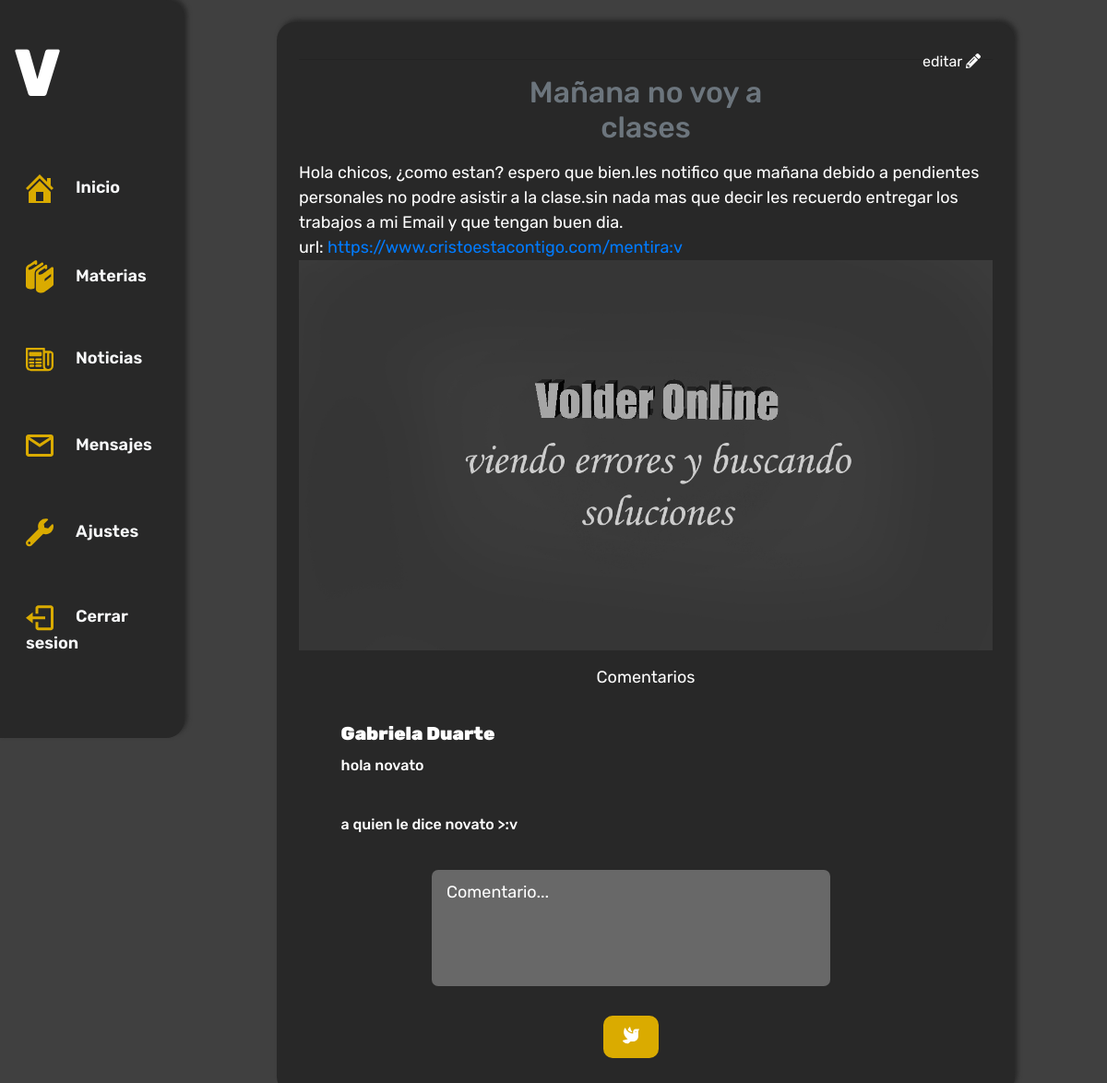
The app's page /profesor/noticias/13 (signed in), older data.
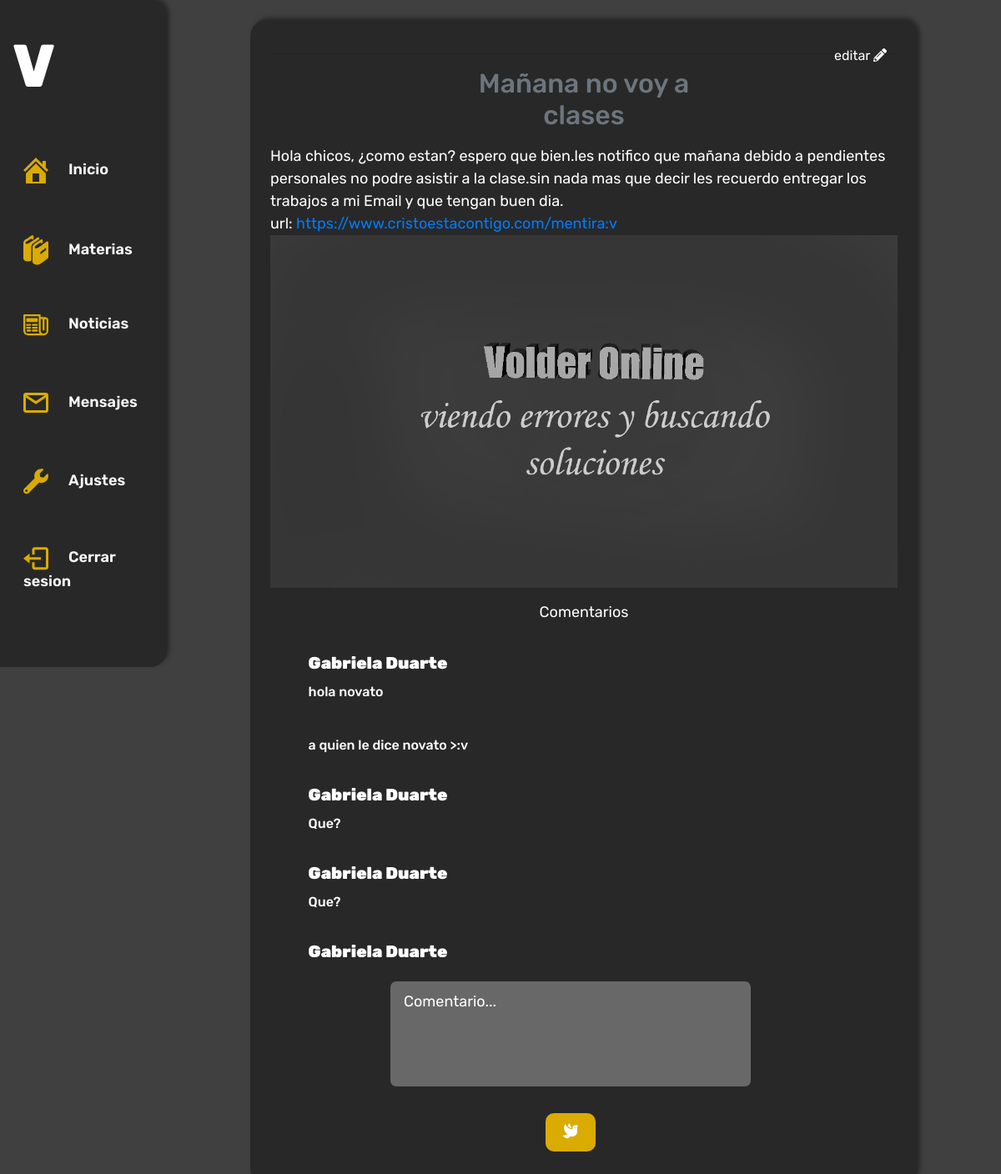
The same page, newer data.
### noticias/models.py (models this page shows, shortened)
class ProfesorNoticia(models.Model):
    user = models.ForeignKey(User, on_delete = models.CASCADE, null=True, blank=True)
    titulo = models.CharField(max_length=50)
    mensaje = models.TextField(max_length=1999)
    url = models.URLField(max_length=200, null=True, blank=True)
    imagen = models.ImageField(upload_to="noticias/profesor", null=True, blank=True)
    materia = models.ManyToManyField(Materia, null=True, blank=True)
    created = models.DateField(auto_now_add=True)
    class Meta():
        verbose_name = "Profesor Noticia"
        verbose_name_plural = "Profesores Noticias"
    def __str__(self):
        return self.titulo

class ProfesorNoticiaComentarios(models.Model):
    user = models.ForeignKey(User, on_delete = models.CASCADE, null=True, blank=True)
    mensaje = models.TextField(max_length=400)
    noticia= models.ForeignKey(ProfesorNoticia, on_delete = models.CASCADE, null=True, blank=True)
    class Meta():
        verbose_name = "Profesor Comenario"
        verbose_name_plural = "Profesores Comentarios"

### usuarios/models.py (models this page shows, shortened)
class Profesor(models.Model):
    user = models.OneToOneField(User, on_delete = models.CASCADE)
    nombre = models.CharField(max_length=50)
    apellido = models.CharField(max_length=50)
    dni = models.IntegerField(unique=True)
    foto =  models.ImageField(upload_to="fotos_de_perfil/profesor", null=True, blank=True)
    class Meta():
        ordering = ['apellido']
    def __str__(self):
        nombre_y_apellido = self.nombre + " " + self.apellido
        return nombre_y_apellido

### profesor/views.py (the view, shortened to what this page needs)
# urls.py: path('noticias/<int:id_noticia>', login_required(views.ver_noticia_profesor), name="ver_noticia_profesor"),
def ver_noticia_profesor(request, id_noticia):
    noticia = ProfesorNoticia.objects.get(id=id_noticia)
    if noticia.user != request.user:
        return redirect("/profesor/")
    comentarios = ProfesorNoticiaComentarios.objects.filter(noticia=noticia)
    formulario = FormProfesorNoticia(instance=noticia)
    materias = Materia.objects.filter(profesor=request.user.profesor)
    materias_de_noticias = []
    materias_de_noticias += noticia.materia.filter()
    cont = {
        "noticia":noticia,
        "comentarios":comentarios,
        "formulario":formulario,
        "materias":materias,
        "materias_de_noticias":materias_de_noticias,
    }
    return render(request, "profesor/ver_noticia_profesor.html", cont)

### noticias/forms.py
class FormProfesorNoticia(forms.ModelForm):
    class Meta:
        model = ProfesorNoticia
        widgets = {
            'titulo': forms.TextInput(attrs={'placeholder': 'Titulo'}),
            'mensaje': forms.Textarea(attrs={'placeholder': '¿en que estas pensando?...'}),
            'url': forms.TextInput(attrs={'placeholder': 'https://www.volder.online'}),
        }
        fields = '__all__'

### usuarios/models.py (called while the page is built)
    def __str__(self):
        curso_y_division = self.curso + "-" + self.division
        return curso_y_division

    def __str__(self):
        nombre_y_curso = self.nombre + " " + str(self.curso)
        return nombre_y_curso

### profesor/templates/profesor/ver_noticia_profesor.html (shortened to what this page needs)
{% extends 'profesor/base.html' %}
{% load static %}
{% block content %}
<div class="mid-contenido mid-contenido-animacion col-12 col-md-8 mx-auto my-4 p-4">
    <div class="row">
        <div id="vista">
                <a id="icon" onclick="editar()" class="btn float-right"> editar <i class="fas fa-pencil-alt"></i></a><hr>
                <div class="col col-md-6 mx-auto">
                    <p class="h2 text-center text-muted">{{noticia}}</p>
                </div>
                <div class="publicacion my-3">
                    <div class="cuerpo">
                        <p> {{noticia.mensaje|linebreaks}} </p>
                        <p> url: <a href="{{noticia.url}}">{{noticia.url}}</a></p>
                    </div>
                    <div class="imagen">
                        {% if noticia.imagen %}
                            <img src="{{noticia.imagen.url}}" alt="{{noticia}}">
                        {% endif %}
                    </div>
                </div>
                <div class="container-comentario container-animacion ">
                    <p class="titulo text-center"> Comentarios</p>
                    <div id="comentraios" class="comentarios mx-auto">
                        {% for comentario in comentarios%}
                            {% if comentario.user.profesor %}
                                <div id="comentario" class="comentario mensaje-recibido mensaje-recibido-profesor">
                                    <p class="nombre"> {{comentario.user.profesor}} </p>
                                    <p class="mensaje">
                                        {{comentario.mensaje}}
                                    </p>
                                </div>
                            {% else %}
                                <div id="comentario" class="comentario mensaje-recibido col-10 my-2 col-md-11">
                                    <span class="mensaje">
                                        {{comentario.mensaje}}
                                    </span>
                                </div>
                            {% endif%}
                        {% endfor%}
                    </div>
                    <div id="enviar-comentario" class="enviar-comentario">
                        <form action="" method="POST"> {% csrf_token %}
                            <div class="send row mx-auto">
                                <textarea placeholder="Comentario..." name="comentario" id="texto-comentario" required cols="30" rows="10"></textarea>
                                <button onclick="enviar()"  class="" ><i class="fas fa-dove"></i></button>
                            </div>
                        </form>
                    </div>
                </div>
        </div>
    </div>
</div>
{% endblock %}

### profesor/templates/profesor/base.html (shortened to what this page needs)
{% load static %}
<!DOCTYPE html>
<html lang="en"  class="sr">
<head>
    <link rel="stylesheet" href="https://use.fontawesome.com/releases/v5.8.1/css/all.css">
    <link rel="stylesheet" href="https://cdn.jsdelivr.net/npm/bootstrap@4.6.0/dist/css/bootstrap.min.css">
    <link rel="stylesheet" type="text/css" href="{% static 'css/estudiante/main.css' %}">
</head>
    <body id="body">
        <div class="main row">
            <div id="nav" class="contenedor contenedor-animacion col-2">
                <div class="logo">
                    <p>V</p>
                </div>
                <div class="element">
                    <a href="{% url 'home_profesor' %}#inicio" id="botones"class="col-12 btn boton-animacio ">
                        <p class="element--p {% if request.path == '/profesor/' %}element--p--active {% endif %}">Inicio</p>
                    </a>
                    <a href="{% url 'home_profesor'  %}#materia" id="botones" class="col-12 btn boton-animacion ">
                        <p class="element--p"> Materias</p>
                    </a>
                    <a href="{% url 'noticias_profesor' %}"  id="botones" class="col-12 btn boton-animacion">
                        <p class="element--p {% if request.path == '/profesor/noticias/' %}element--p--active {% endif %}">Noticias</p>
                    </a>
                    <a href="{% url 'bandeja_de_entrada' %}" id="botones"class="col-12 btn boton-animacion">
                        <p class="element--p {% if request.path == '/mensajes/bandeja_de_entrada' %}element--p--active {% endif %}">Mensajes</p>
                    </a>
                    <a href="{% url 'ajustes_profesor' %}" id="botones" class="col-12 btn boton-animacion">
                        <p class="element--p {% if request.path == '/profesor/ajustes/' %}element--p--active {% endif %}"> Ajustes</p>
                    </a>
                    <a href="{% url 'logout' %}" id="botones" class="col-12 btn  boton-animacion">
                        <p class="element--p">Cerrar sesion</p>
                    </a>
                </div>
            </div>
            {% block content %}
            {% endblock %}
        </div>
    </body>
</html>

### volder_app/templates/volder/carga.html (shortened to what this page needs)
{% load static %}

### volder_app/static/css/estudiante/main.css (style rules this page uses)
:root { --naranja:#DAAB00; --negro:#282828; --bg:#404040; --grey:#686868; --white:#FFF; }
* { margin: 0px; padding: 0px; outline: none; }
p { margin:0 }
.row { margin: 0px !important; padding: 0px !important; }
.main { background-color: var(--bg); min-height: 100vh; }
body { max-width: 100vw; overflow-x: hidden; font-size: 18px; font-family:'Rubik', sans-serif; }
.contenedor, .container, .mid-contenido { color: var(--white); border-radius: 20px; background-color: var(--negro); box-shadow: 3px -3px 5px var(--negro); }
#nav { position: sticky; height: 100vh; top: 0px; border-top-left-radius: 0px; border-bottom-left-radius: 0px; }
#nav > .logo { height: 20vh; display: flex; align-items: center; }
.logo > p { font-weight: 800; font-size: 4em; }
.element { height: 70vh; display: flex; flex-direction: column; align-items: center; }
.element svg { margin-right:20px; }
#nav a { margin:auto; text-align:left; max-height: 50px; font-size: 1em; font-weight:600; }
#botones { color: var(--light); text-decoration: none; border-radius: 5%; }
#botones > p { position: relative; display:inline; padding-bottom: .1em; }
#botones > p::before { content: ''; width: 0px; height: 4px; background-image: linear-gradient(45deg, var(--white),var(--naranja)); position: absolute; bottom: -0.1em; }
.comentarios { overflow-y: auto; max-height: 50vh; width: 90%; font-size: 20px !important; }
.comentario { margin-top: 10px; width: auto; max-width: 45%; height: auto; padding: 0 .5rem; margin: 2rem 0; display: flex; align-items: flex-start; flex-direction: column; }
.comentario .mensaje, .comentario .nombre { font-size: 20px; font-weight:900; margin-bottom: 0; }
.comentario .mensaje { font-size: 16px; font-weight: 500; margin-top: .5rem; }
.enviar-comentario { width: 60vw; margin-top: 1.8rem; }
.enviar-comentario form .send { display: flex; align-items: center; flex-direction: column; justify-content: space-between; }
.enviar-comentario form .send textarea { border-radius: 7px; min-width: 60%; height: 7em; padding: .7rem 1rem; display: flex; margin-bottom: 1rem; resize: none; background-color: var(--grey); border: 0; outline: 0; color: #fff; }
input::placeholder, textarea::placeholder { color: white; }
.input--send, .enviar-comentario form .send button { width: auto; padding: .6rem 1.3rem; margin: 1rem 0; background: transparent; color: var(--white); font-weight: 600; background-color: var(--naranja); position: relative; border: 0; outline: none; border-radius: 10px; outline: 2px solid var(--naranja); outline-offset: -5px; transition: .4s ease-in-out; }
#icon { color:var(--white); }

### volder_app/templates/volder/carga.html (style rules this page uses)
*, *::after,*::before { margin: 0; padding: 0; -webkit-box-sezing: border-box; -moz-box-sezing: border-box; box-sezing: border-box; }

### profesor/templates/profesor/ver_noticia_profesor.html (style rules this page uses)
img { width: 100%; }

Row changes from the older to the newer data that the page shows:
added ProfesorNoticiaComentarios: user.profesor "Gabriela Duarte", mensaje "Que?"
added ProfesorNoticiaComentarios: user.profesor "Gabriela Duarte", mensaje "Que?"
added ProfesorNoticiaComentarios: user.profesor "Gabriela Duarte"
